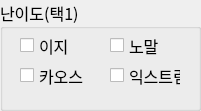
       <widget class="QGroupBox" name="gb_kalos_grade">
        <property name="geometry">
         <rect>
          <x>430</x>
          <y>370</y>
          <width>201</width>
          <height>111</height>
         </rect>
        </property>
        <property name="font">
         <font>
          <family>메이플스토리</family>
          <pointsize>12</pointsize>
         </font>
        </property>
        <property name="title">
         <string>난이도(택1)</string>
        </property>
        <widget class="QCheckBox" name="cb_kalos_easy">
         <property name="geometry">
          <rect>
           <x>20</x>
           <y>30</y>
           <width>81</width>
           <height>31</height>
          </rect>
         </property>
         <property name="font">
          <font>
           <family>메이플스토리</family>
           <pointsize>12</pointsize>
          </font>
         </property>
         <property name="text">
          <string>이지</string>
         </property>
        </widget>
        <widget class="QCheckBox" name="cb_kalos_normal">
         <property name="geometry">
          <rect>
           <x>110</x>
           <y>30</y>
           <width>81</width>
           <height>31</height>
          </rect>
         </property>
         <property name="font">
          <font>
           <family>메이플스토리</family>
           <pointsize>12</pointsize>
          </font>
         </property>
         <property name="text">
          <string>노말</string>
         </property>
        </widget>
        <widget class="QCheckBox" name="cb_kalos_extreme">
         <property name="geometry">
          <rect>
           <x>110</x>
           <y>60</y>
           <width>71</width>
           <height>31</height>
          </rect>
         </property>
         <property name="font">
          <font>
           <family>메이플스토리</family>
           <pointsize>12</pointsize>
          </font>
         </property>
         <property name="text">
          <string>익스트림</string>
         </property>
        </widget>
        <widget class="QCheckBox" name="cb_kalos_chaos">
         <property name="geometry">
          <rect>
           <x>20</x>
           <y>60</y>
           <width>71</width>
           <height>31</height>
          </rect>
         </property>
         <property name="font">
          <font>
           <family>메이플스토리</family>
           <pointsize>12</pointsize>
          </font>
         </property>
         <property name="text">
          <string>카오스</string>
         </property>
        </widget>
       </widget>
